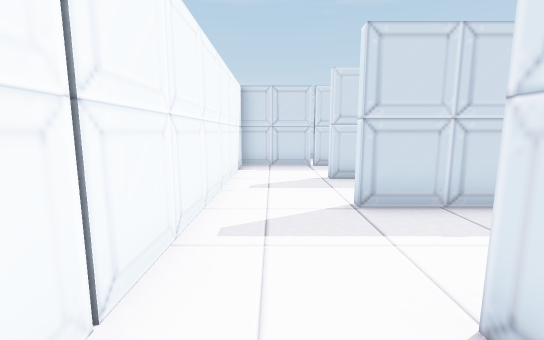
[1] (above)

14 first-person views from a walk through a Unity game level. The camera is 1.3 m above the floor, tilts 8° down and sees 90° across. The floor is counted in squares, 1 m on a side. Each view is taken from the middle of a square. On the plan, view 1 faces up. The plan holds only what a view shows up to about 13 squares ahead; the rest is blank. The place goes on beyond the plan.

[2]
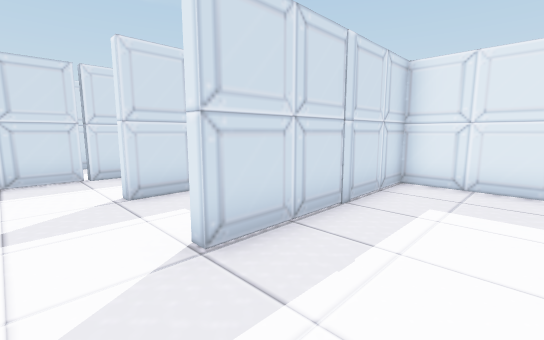

[3]
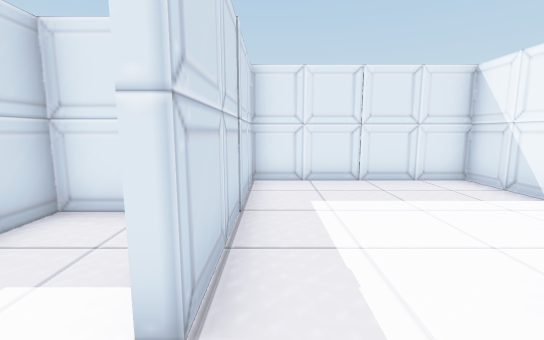

[4]
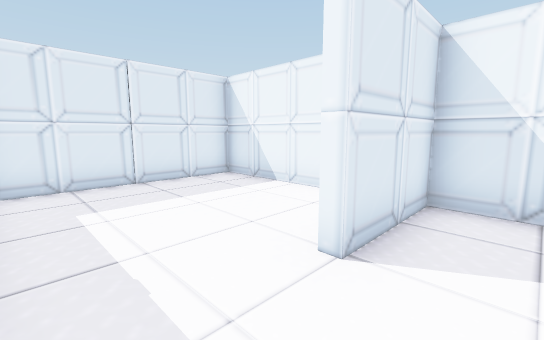

[5]
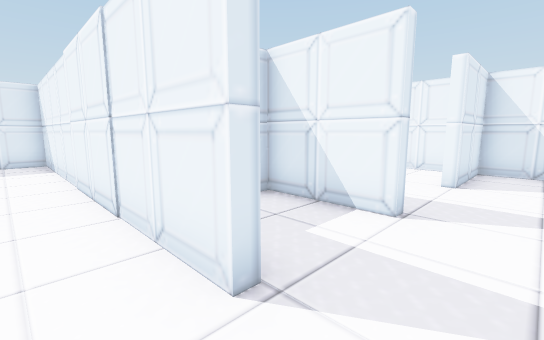

[6]
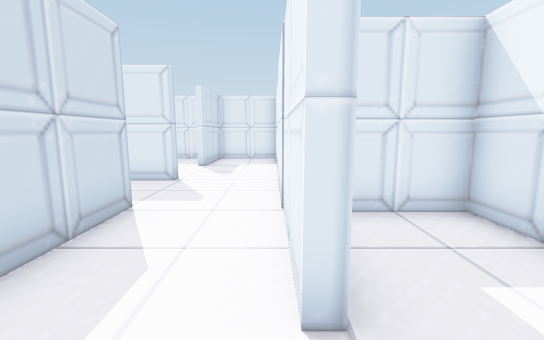

[7]
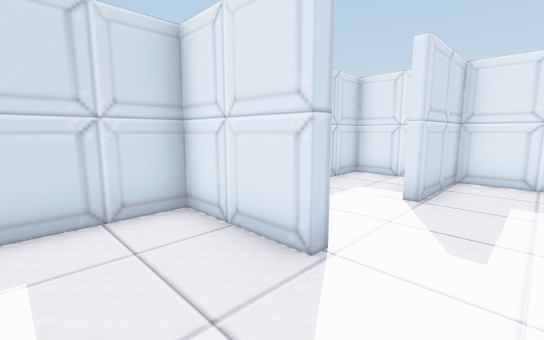

[8]
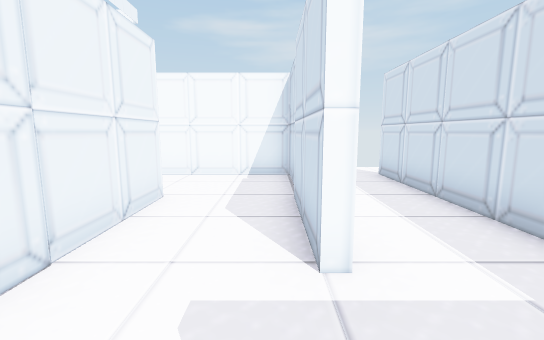

[9]
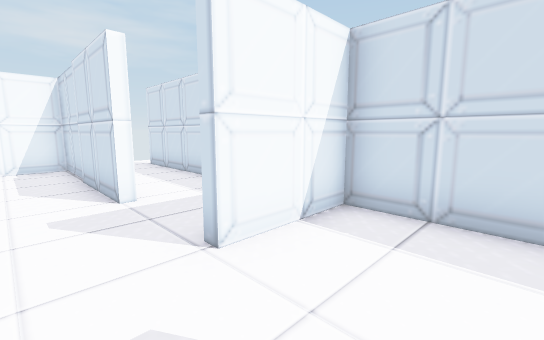

[10]
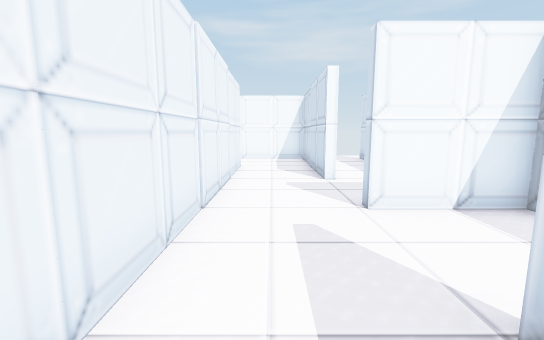

[11]
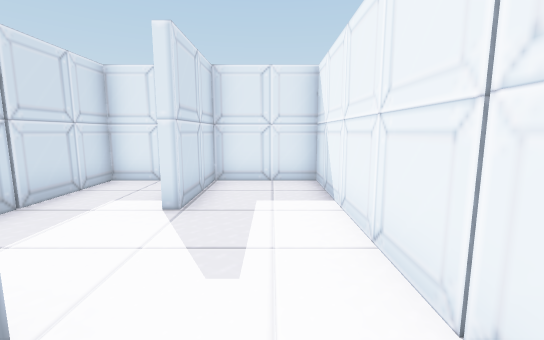

[12]
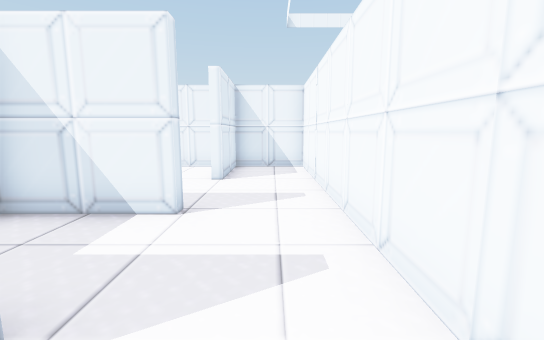

[13]
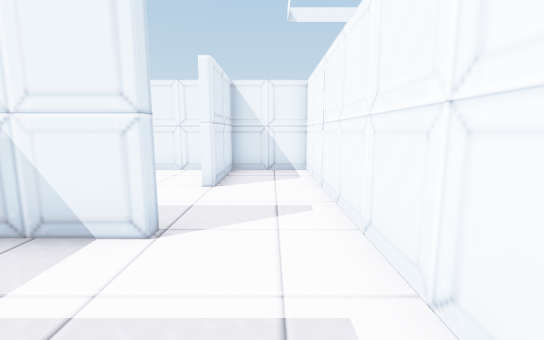

[14]
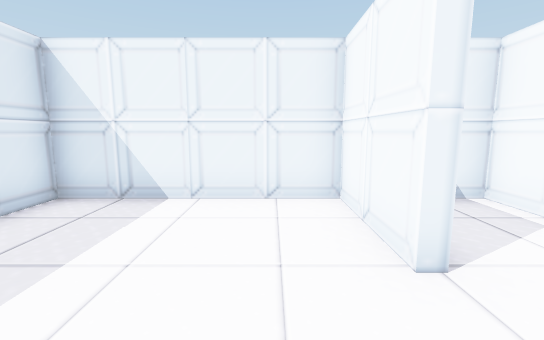

### Floor plan
Points are (right, up) in squares from view 1. A wall is a line through its corners. A room is listed if a view was taken in it or the views show most of it. See-through windows are left out.
Room 1 (views 1, 2, 3, 4, 14)
walls: (-1.2, 4.5) (-1.2, -1.2) (1.4, -1.2) (1.4, 1.6) (1.7, 1.6) (1.7, -1.2) (7.2, -1.2) (7.2, 4.5) (1.4, 4.5)
ways out: opening at (0.5, 5) to room 3
Room 2 (views 5, 7, 8, 11, 12)
walls: (4.6, 10.4) (-1.2, 10.4) (-1.2, 8.4); (1.6, 7.8) (7.5, 7.8); (7.5, 10.4) (7.2, 10.4); (7.5, 10.6) (7.2, 10.6)
ways out: opening at (0.5, 8) to room 3; opening at (7, 9.5) to room 4; opening at (5.5, 11) to room 5
Room 3 (views 6, 13)
walls: (1.4, 4.8) (4.3, 4.8) (4.3, 7.5) (1.6, 7.5); (-1.2, 8.4) (-1.2, 4.5)
ways out: opening at (0.5, 5) to room 1; opening at (0.5, 8) to room 2
Room 4 (views 9, 10)
walls: (7.5, 7.8) (13.2, 7.8) (13.2, 10.4) (10.4, 10.4); (13.2, 11.8) (13.2, 13.3) (7.5, 13.3) (7.5, 10.6)
ways out: opening at (7, 9.5) to room 2
Room 5 (no view inside)
walls: (4.6, 10.9) (4.6, 10.4); (7.2, 10.6) (7.2, 13.3) (-1.4, 13.3)
ways out: opening at (5.5, 11) to room 2

Where each view was taken, in squares from view 1:
view 1: 0 up, 0 right, facing up
view 2: 2 up, 0 right, facing up-right
view 3: 4 up, 0 right, facing right
view 4: 4 up, 0 right, facing down-right
view 5: 9 up, 0 right, facing down-right
view 6: 8 up, 0 right, facing right
view 7: 9 up, 5 right, facing up-right
view 8: 10 up, 7 right, facing left
view 9: 9 up, 10 right, facing up-left
view 10: 9 up, 12 right, facing left
view 11: 9 up, 6 right, facing right
view 12: 9 up, 0 right, facing down
view 13: 8 up, 0 right, facing down
view 14: 4 up, 3 right, facing down
